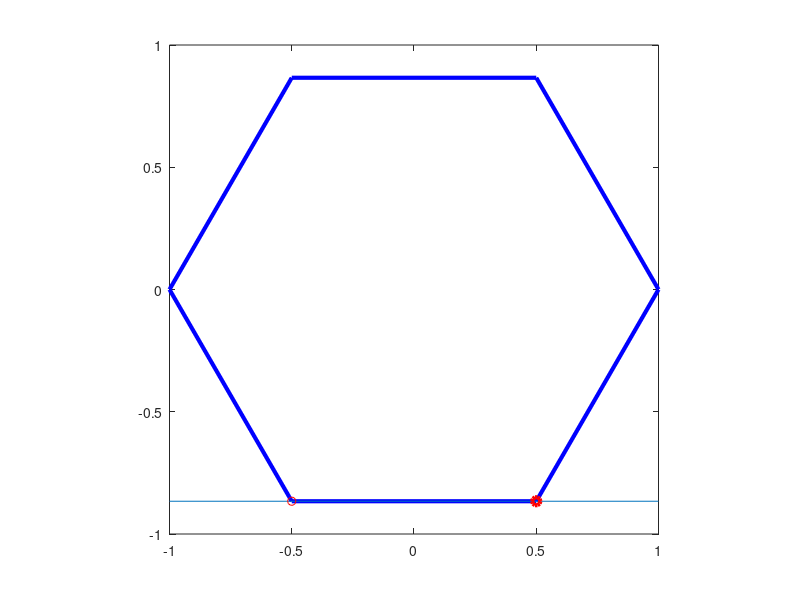

MATLAB code for this plot:
t=0:pi/3:2*pi;
x=cos(t);
y=sin(t);
plot(x,y,'-b','linewidth',3);
axis square
hold on 
y=-0.866;
line([-1,1],[y,y])
hold on
j=-0.5;
k=-0.866;
o=0.5;
p=-0.866;
plot(j,k,'or',o,p,'or','LineWidth',3);
